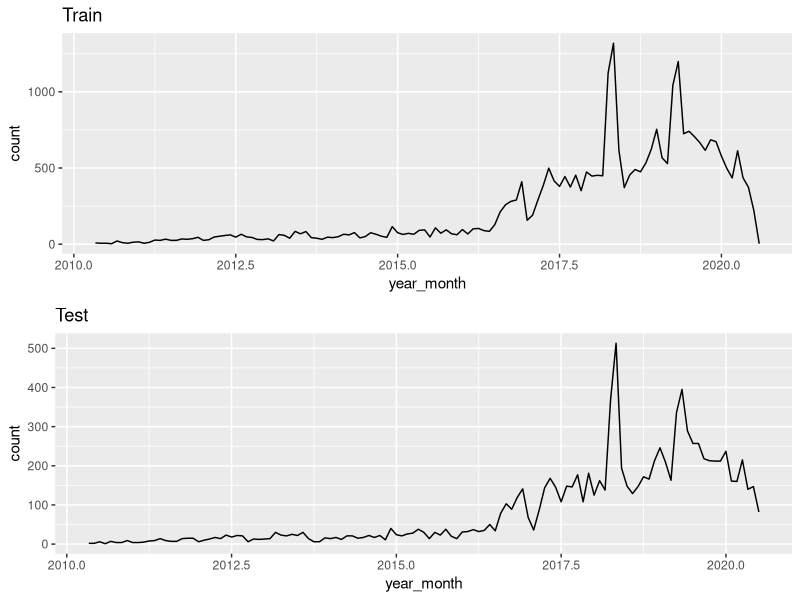
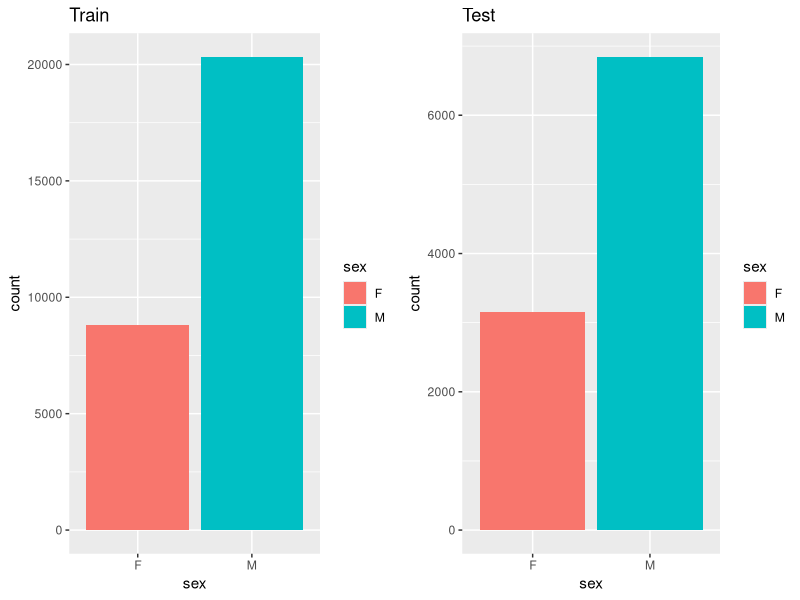
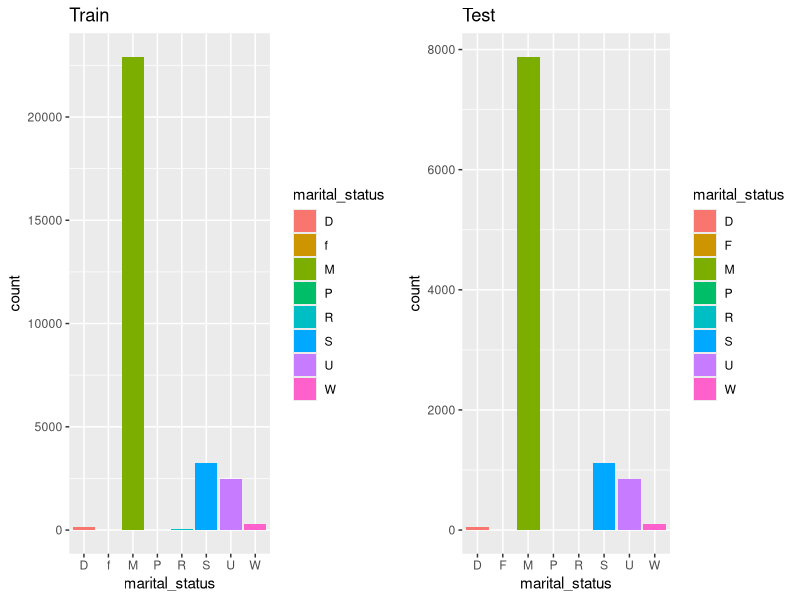
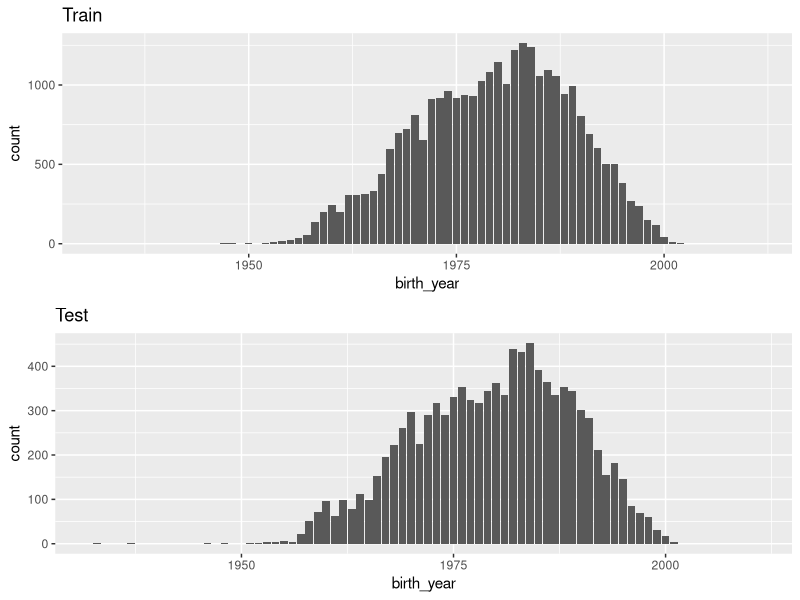
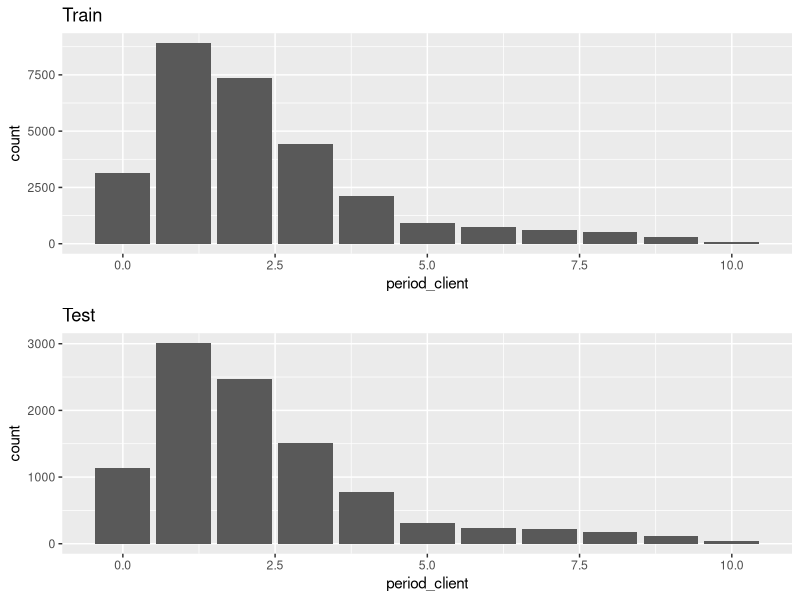
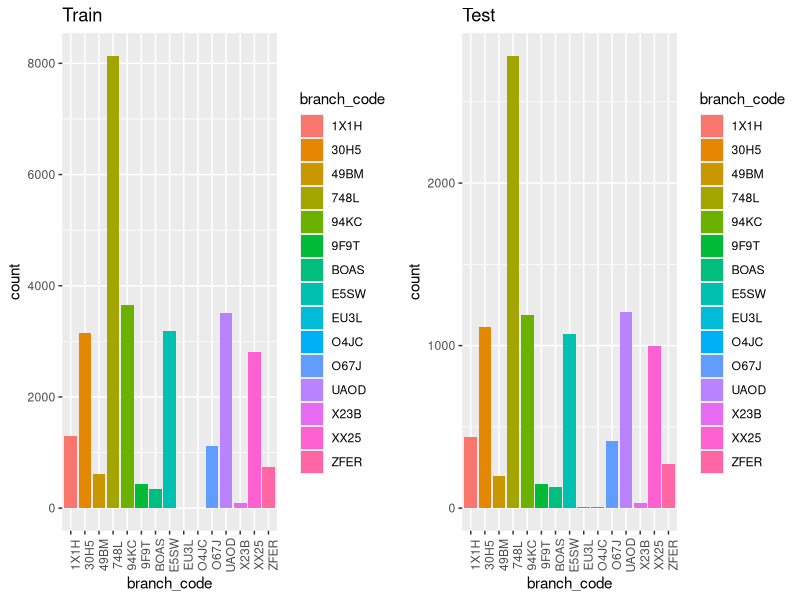
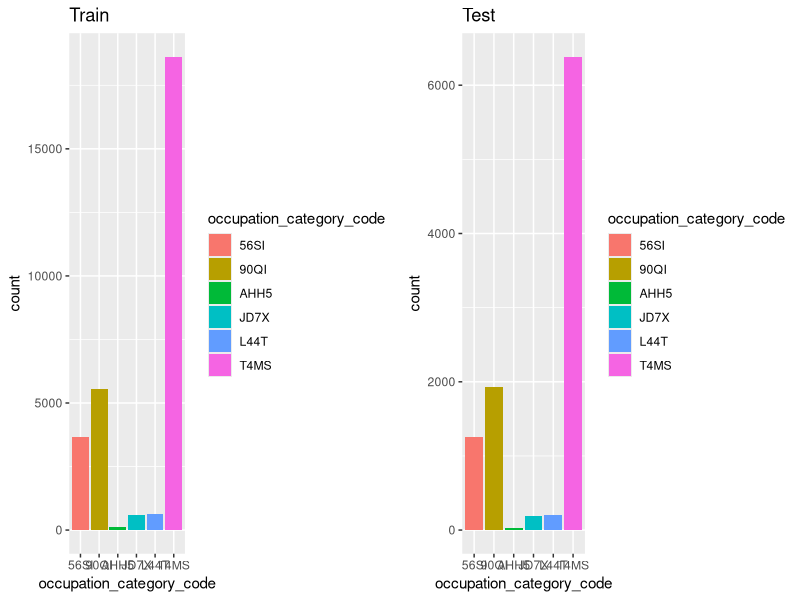
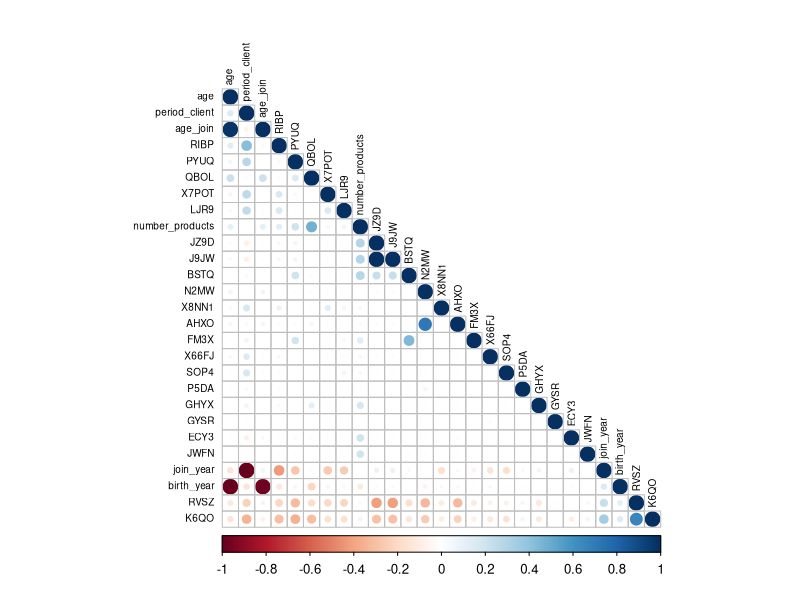

Here is the R script that generated these plots, in order:
## ---- chunk 1
library(tidyverse)
library(readr)
library(lubridate)
library(gridExtra)
## ---- chunk 2
train <- read.csv("Train.csv")
test <- read.csv("Test.csv")

#format date
train$join_date <- as_date(train$join_date, format = "%d/%m/%Y")
test$join_date <- as_date(test$join_date, format = "%d/%m/%Y")
## ---- chunk 3
#format categorical variables as factors
#for (i in 9:29){
#    train[,i] <-  factor(as.character(train[,i]), levels = c("0", "1"), labels = c("No", "Yes"))
#}

train$sex <- factor(train$sex)
train$marital_status <- factor(train$marital_status)
train$branch_code <- factor(train$branch_code)
train$occupation_code <- factor(train$occupation_code)
train$occupation_category_code <- factor(train$occupation_category_code)

test$sex <- factor(test$sex)
test$marital_status <- factor(test$marital_status)
test$branch_code <- factor(test$branch_code)
test$occupation_code <- factor(test$occupation_code)
test$occupation_category_code <- factor(test$occupation_category_code)

#examine NAs
colnames(train)[colSums(is.na(train)) > 0]
colnames(test)[colSums(is.na(test)) > 0]

train[is.na(train[,"join_date"]),]
test[is.na(test[,"join_date"]),]
## ---- chunk 4
#remove rows with NAs for EDA
train <- train[complete.cases(train),]
test <- test[complete.cases(test),]
## ---- chunk 5
#Add time elapsed
train$period_client <- 2020 - year(train$join_date)
test$period_client <- 2020 - year(test$join_date)

train$age <- 2020 - train$birth_year
train$join_year <- year(train$join_date)
train$age_join <- train$join_year - train$birth_year

test$age <- 2020 - test$birth_year
test$join_year <- year(test$join_date)
test$age_join <- test$join_year - test$birth_year

#number of products
train$number_products = rowSums(train[,c(which(colnames(train) == "P5DA"): which(colnames(train) == "ECY3"))])
## ---- chunk 6
#format categorical variables as factors
train_fct <- train
for (i in 9:29){
    train_fct[,i] <-  factor(as.character(train_fct[,i]), levels = c("0", "1"), labels = c("No", "Yes"))
}
summary(train_fct)
## ---- chunk 7
#format categorical variables as factors
test_fct <- test
for (i in 9:29){
    test_fct[,i] <-  factor(as.character(test_fct[,i]), levels = c("0", "1"), labels = c("No", "Yes"))
}
summary(test_fct)
## ---- chunk 8
year_train <- as.character(year(train$join_date))
month_train <- month(train$join_date, label = TRUE)
year_month <- paste(month_train, year_train)

p1 <- data.frame(year_month) %>% mutate(year_month = zoo::as.yearmon(year_month, "%b %Y")) %>%
    group_by(year_month) %>% summarise(count = length(year_month)) %>% ggplot(aes(x = year_month, y = count)) + geom_line() + ggtitle("Train")

year_test <- as.character(year(test$join_date))
month_test <- month(test$join_date, label = TRUE)
year_month_test <- paste(month_test, year_test)

p2 <- data.frame(year_month_test) %>% mutate(year_month = zoo::as.yearmon(year_month_test, "%b %Y")) %>%  group_by(year_month) %>% summarise(count = length(year_month)) %>% ggplot(aes(x = year_month, y = count)) + geom_line() + ggtitle("Test")
grid.arrange(p1, p2, nrow = 2)
## ---- chunk 9
p3 <- train %>% ggplot(aes(sex, fill = sex)) + geom_bar() + ggtitle("Train")
p4 <- test %>% ggplot(aes(sex, fill = sex)) + geom_bar() + ggtitle("Test")
grid.arrange(p3, p4, ncol = 2) 
## ---- chunk 10
p5 <- train %>% ggplot(aes(marital_status, fill = marital_status)) + geom_bar() + ggtitle("Train")
p6 <- test %>% ggplot(aes(marital_status, fill = marital_status)) + geom_bar() + ggtitle("Test")
grid.arrange(p5, p6, ncol = 2) 
## ---- chunk 11
p7 <- train %>% ggplot(aes(birth_year)) + geom_bar() + ggtitle("Train")
p8 <- test %>% ggplot(aes(birth_year)) + geom_bar() + ggtitle("Test") + scale_x_continuous(limits = c(min(train$birth_year), max(train$birth_year)))
grid.arrange(p7, p8, nrow = 2)
## ---- chunk 12
p13 <- train %>% ggplot(aes(period_client)) + geom_bar() + ggtitle("Train")
p14 <- test %>% ggplot(aes(period_client)) + geom_bar() + ggtitle("Test")
grid.arrange(p13, p14, nrow = 2)
## ---- chunk 13
p9 <- train %>% ggplot(aes(branch_code, fill = branch_code)) + geom_bar() + ggtitle("Train") + theme(axis.text.x = element_text(angle = 90))
p10 <- test %>% ggplot(aes(branch_code, fill = branch_code)) + geom_bar() + ggtitle("Test") + theme(axis.text.x = element_text(angle = 90))
grid.arrange(p9, p10, ncol = 2)    
## ---- chunk 14
p11 <- train %>% ggplot(aes(occupation_category_code, fill = occupation_category_code)) + geom_bar() + ggtitle("Train")
p12 <- test %>% ggplot(aes(occupation_category_code, fill = occupation_category_code)) + geom_bar() + ggtitle("Test")
grid.arrange(p11, p12, ncol = 2)
## ---- chunk 15
corr_matrix <- cor(train[,c(5,9:ncol(train))])
corrplot::corrplot(corr_matrix, order = "FPC", method = "circle", type = "lower", tl.cex = 0.6, tl.col = "black")
## ---- chunk 16
sex_summary <- train %>% group_by(sex) %>% select(P5DA:ECY3) %>% summarise_all(sum)
females <- sex_summary[1,-1] / sum(sex_summary[1,-1])
males <- sex_summary[2,-1] / sum(sex_summary[2,-1])
females <- females %>% mutate(sex = factor("F"))
males <- males %>% mutate(sex = factor("M"))

bind_rows(females, males) %>% pivot_longer(cols= -sex, names_to = "product" , values_to = "proportion") %>% ggplot(aes(x = product, y = proportion, fill = sex)) + geom_col(position = "dodge") + theme(axis.text.x = element_text(angle = 90))
## ---- chunk 17
marital_products <- train %>% pivot_longer(cols= P5DA:ECY3, names_to = "product" , values_to = "purchase") %>% group_by(marital_status, product) %>% summarise(total = sum(purchase)) %>% pivot_wider(id_cols = "marital_status" ,names_from = "product", values_from = "total")

marital_products_mat <- apply(marital_products[,-1], MARGIN = 1, function(x) x / sum(x))
marital_products_mat <- data.frame(marital_products_mat)
colnames(marital_products_mat) <- pull(marital_products, marital_status)
marital_products_mat <- rownames_to_column(marital_products_mat, "product")
    
marital_products_mat %>% pivot_longer(cols= D:W, names_to = "marital_status" , values_to = "proportion") %>% ggplot(aes(x = marital_status, y = proportion, fill = product)) + geom_col()
## ---- chunk 18
marital_products <- train %>% pivot_longer(cols= P5DA:ECY3, names_to = "product" , values_to = "purchase") %>% group_by(product, marital_status) %>% summarise(total = sum(purchase)) %>% pivot_wider(id_cols = "product" ,names_from = "marital_status", values_from = "total")

marital_products_mat <- apply(marital_products[,-1], MARGIN = 1, function(x) x / sum(x))
marital_products_mat <- data.frame(marital_products_mat)
colnames(marital_products_mat) <- pull(marital_products, product)
marital_products_mat <- rownames_to_column(marital_products_mat, "marital_status")

marital_products_mat %>% pivot_longer(cols= AHXO:X8NN1, names_to = "product" , values_to = "proportion") %>% ggplot(aes(x = product, y = proportion, fill = marital_status)) + geom_col() + theme(axis.text.x = element_text(angle = 90))
## ---- chunk 19
birth_year <- train %>% pivot_longer(cols= P5DA:ECY3, names_to = "product" , values_to = "purchase") %>% group_by(birth_year, product) %>% summarise(total = sum(purchase)) %>%  pivot_wider(id_cols = "birth_year" ,names_from = "product", values_from = "total")
birth_year <- column_to_rownames(birth_year, var = "birth_year")
birth_year <- apply(birth_year, MARGIN = 1, function(x) x / sum(x))
birth_year %>% knitr::kable()

## ---- chunk 20
birth_year <- train %>% pivot_longer(cols= P5DA:ECY3, names_to = "product" , values_to = "purchase") %>% group_by(product, birth_year) %>% summarise(total = sum(purchase)) %>%  pivot_wider(id_cols = "product" ,names_from = "birth_year", values_from = "total")
birth_year <- column_to_rownames(birth_year, var = "product")
birth_year <- apply(birth_year, MARGIN = 1, function(x) x / sum(x))

data.frame(birth_year) %>% mutate(birth_year = rownames(data.frame(birth_year)))%>% select(-GYSR) %>% pivot_longer(cols= AHXO:X8NN1, names_to = "product" , values_to = "proportion")  %>% ggplot(aes(x = birth_year, y = proportion)) + geom_col() + facet_wrap(~product) +  theme(axis.ticks.x = element_blank(), axis.text.x=element_blank())
## ---- chunk 21
year_products <- train %>% mutate(year_joined = year(join_date)) %>% pivot_longer(cols= P5DA:ECY3, names_to = "product" , values_to = "purchase") %>% group_by(year_joined, product) %>% summarise(total = sum(purchase)) %>% pivot_wider(id_cols = "year_joined" ,names_from = "product", values_from = "total")

year_products_mat <- apply(year_products[,-1], MARGIN = 1, function(x) x / sum(x))
year_products_mat <- data.frame(year_products_mat)
colnames(year_products_mat) <- pull(year_products, year_joined)
year_products_mat <- rownames_to_column(year_products_mat, "product")
    
year_products_mat %>% pivot_longer(cols= "2010":"2020", names_to = "year_joined" , values_to = "proportion") %>% ggplot(aes(x = year_joined, y = proportion, fill = product)) + geom_col()
## ---- chunk 22
year_products <- train %>% mutate(year_joined = year(join_date)) %>% pivot_longer(cols= P5DA:ECY3, names_to = "product" , values_to = "purchase") %>% group_by(product, year_joined) %>% summarise(total = sum(purchase)) %>% pivot_wider(id_cols = "product" ,names_from = "year_joined", values_from = "total")

year_products_mat <- apply(year_products[,-1], MARGIN = 1, function(x) x / sum(x))
year_products_mat <- data.frame(year_products_mat)
colnames(year_products_mat) <- pull(year_products, product)
year_products_mat <- rownames_to_column(year_products_mat, "year_joined")
    
year_products_mat %>% pivot_longer(cols= AHXO:X8NN1, names_to = "product" , values_to = "proportion") %>% ggplot(aes(x = product, y = proportion, fill = year_joined)) + geom_col()  + theme(axis.text.x = element_text(angle = 90))
## ---- chunk 23
branch_products <- train %>% pivot_longer(cols= P5DA:ECY3, names_to = "product" , values_to = "purchase") %>% group_by(branch_code, product) %>% summarise(total = sum(purchase)) %>% pivot_wider(id_cols = "branch_code" ,names_from = "product", values_from = "total")

branch_products_mat <- apply(branch_products[,-1], MARGIN = 1, function(x) x / sum(x))
branch_products_mat <- data.frame(branch_products_mat)
colnames(branch_products_mat) <- pull(branch_products, branch_code)
branch_products_mat <- rownames_to_column(branch_products_mat, "product")
    
branch_products_mat %>% pivot_longer(cols= "1X1H":"ZFER", names_to = "branch_code" , values_to = "proportion") %>% ggplot(aes(x = branch_code, y = proportion, fill = product)) + geom_col() + theme(axis.text.x = element_text(angle = 90))
## ---- chunk 24
branch_products <- train %>% pivot_longer(cols= P5DA:ECY3, names_to = "product" , values_to = "purchase") %>% group_by(product, branch_code) %>% summarise(total = sum(purchase)) %>% pivot_wider(id_cols = "product" ,names_from = "branch_code", values_from = "total")

branch_products_mat <- apply(branch_products[,-1], MARGIN = 1, function(x) x / sum(x))
branch_products_mat <- data.frame(branch_products_mat)
colnames(branch_products_mat) <- pull(branch_products, product)
branch_products_mat <- rownames_to_column(branch_products_mat, "branch_code")
    
branch_products_mat %>% pivot_longer(cols= "AHXO":"X8NN1", names_to = "product" , values_to = "proportion") %>% ggplot(aes(x = product, y = proportion, fill = branch_code)) + geom_col() + theme(axis.text.x = element_text(angle = 90))
## ---- chunk 25
occupation_products <- train %>% pivot_longer(cols= P5DA:ECY3, names_to = "product" , values_to = "purchase") %>% group_by(occupation_category_code, product) %>% summarise(total = sum(purchase)) %>% pivot_wider(id_cols = "occupation_category_code" ,names_from = "product", values_from = "total")

occupation_products_mat <- apply(occupation_products[,-1], MARGIN = 1, function(x) x / sum(x))
occupation_products_mat <- data.frame(occupation_products_mat)
colnames(occupation_products_mat) <- pull(occupation_products, occupation_category_code)
occupation_products_mat <- rownames_to_column(occupation_products_mat, "product")
    
occupation_products_mat %>% pivot_longer(cols= "56SI":"T4MS", names_to = "occupation_category_code" , values_to = "proportion") %>% ggplot(aes(x = occupation_category_code, y = proportion, fill = product)) + geom_col()
## ---- chunk 26
occupation_products <- train %>% pivot_longer(cols= P5DA:ECY3, names_to = "product" , values_to = "purchase") %>% group_by(product, occupation_category_code) %>% summarise(total = sum(purchase)) %>% pivot_wider(id_cols = "product" ,names_from = "occupation_category_code", values_from = "total")

occupation_products_mat <- apply(occupation_products[,-1], MARGIN = 1, function(x) x / sum(x))
occupation_products_mat <- data.frame(occupation_products_mat)
colnames(occupation_products_mat) <- pull(occupation_products, product)
occupation_products_mat <- rownames_to_column(occupation_products_mat, "occupation_category_code")
    
occupation_products_mat %>% pivot_longer(cols= "AHXO":"X8NN1", names_to = "product" , values_to = "proportion") %>% ggplot(aes(x = product, y = proportion, fill = occupation_category_code)) + geom_col() + theme(axis.text.x = element_text(angle = 90))
